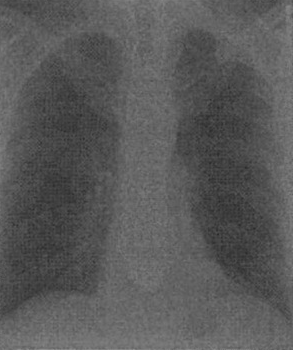
%> input picture x_ray_2.PNG, 293 x 350 px
$ octave --eval "contrast_stretching;"   (GNU Octave 9; MATLAB toolbox functions it lacks are replaced by stand-ins)
%> lines starting %> are read from the running program, lines starting %| are printed output that depends on the picture
function contrast_stretching()
x=imread('x_ray_2.PNG');
%> x is the input picture: size 350x293x3 uint8; min 41, max 142, mean 89
f=rgb2gray(x);
%L=max(max(f));

a=input('Enter the lower range, a = ');
%> the answer given: 3
b=input('Enter the higher range, b = ');
%> the answer given: 3
al=input('Enter alpha value = ');
%> the answer given: 3
be=input('Enter beta value = ');
%> the answer given: 3
ga=input('Enter gamma value = ');
%> the answer given: 2
va=al*a;
vb=be*(b-a)+va;
[M,N]=size(f);
%> M = 350; N = 293
        for x = 1:M
            for y = 1:N
                if(f(x,y)<a)
                    g(x,y)=al*f(x,y);
                elseif(f(x,y)>=a && f(x,y)<b)
                    g(x,y)=be*(f(x,y)-a)+va;
                else
                    g(x,y)=ga*(f(x,y)-b)+vb;
                end
            end
        end
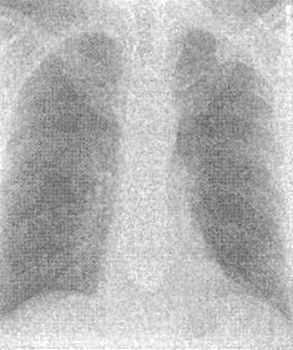
%> g: size 350x293 uint8; min 85, max 255, mean 181.1
%> `contrast_stretching;`:
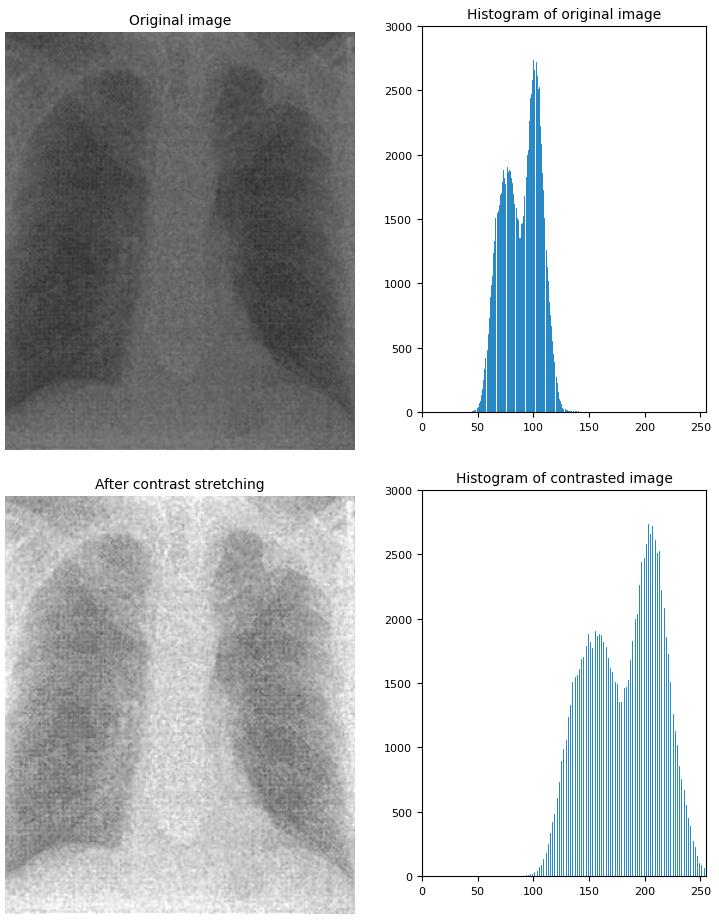
%> figure redrawn from the program's plot data, 4 panels
subplot(2,2,1),imshow(f);title('Original image');
subplot(2,2,2),imhist(f);title('Histogram of original image');
subplot(2,2,3),imshow(g);title('After contrast stretching');
subplot(2,2,4),imhist(g);title('Histogram of contrasted image');
end

$ run again, with moonlanding.png copied over x_ray_2.PNG
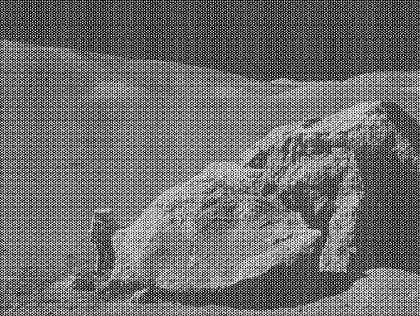
%> input picture moonlanding.png, 420 x 316 px, shrunk from 630 x 474 before the run
%> in contrast_stretching, x is the input picture: size 316x420 uint8; min 0, max 255, mean 109.2
%> after the loop in contrast_stretching, `for x = 1:M`:
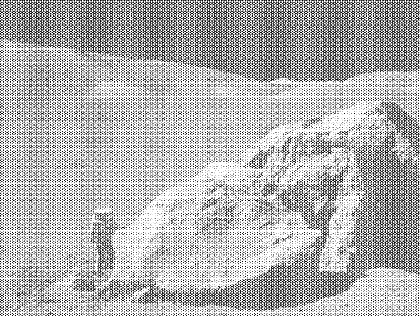
%> g: size 316x420 uint8; min 0, max 255, mean 176.8
%> `contrast_stretching;`:
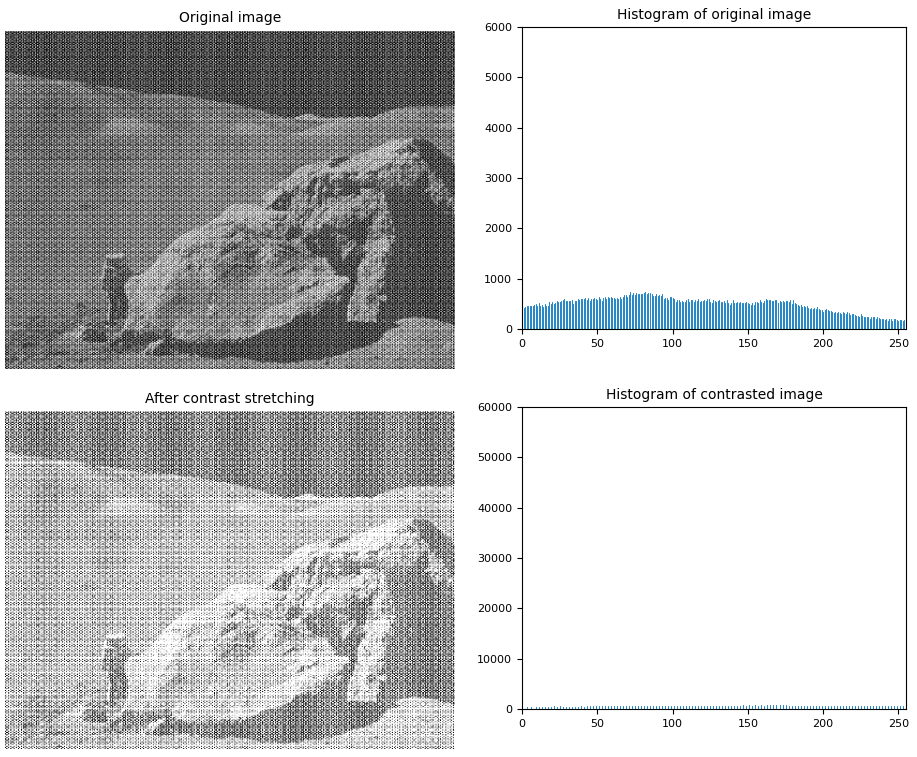
%> figure redrawn from the program's plot data, 4 panels
